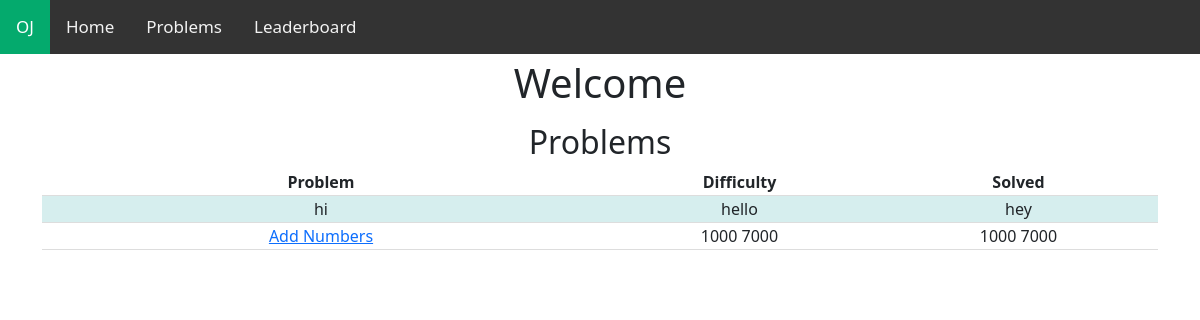
Page /dashboard on the earlier database version.
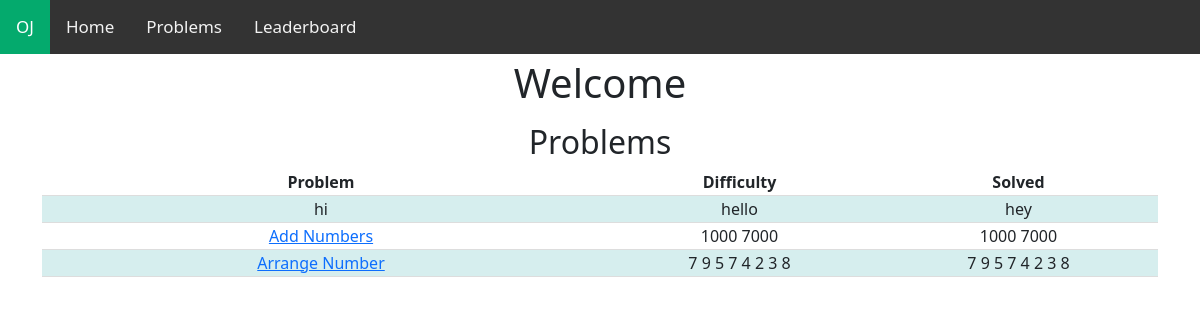
Same page on the later database version.
### ojapp/models.py (models this page shows, shortened)
class Problem(models.Model):
    name=models.CharField(max_length=200)
    problem_statement=models.TextField(max_length=25000)
    constraints=models.CharField(max_length=255)
    code=models.CharField(max_length=255)
    input = models.TextField(max_length=25000,default=1)
    output = models.TextField(max_length=25000,default=1)
    difficult=models.IntegerField(default=1)
    ppoint=models.IntegerField(default=5)

### ojapp/views.py (the view)
# urls.py: path("dashboard",views.dashboard,name="dashboard"),
def dashboard(request):
    problems_list=Problem.objects.all()
    context={'problems_list':problems_list}
    return render(request,'dashboard.html',context)

### templates/dashboard.html (shortened to what this page needs)
{% extends 'base.html' %}
    {% block content %}
    <h1>Welcome {{user.username}}</h1>
    {% if problems_list %}
    <div class="container my-3">
        <h2 class="text-center">Problems</h2>
        <table style="width:100%" >
            <tr>
              <th style="width:50%">Problem</th>
              <th>Difficulty</th>
              <th>Solved</th>
            </tr>
            <td>hi</td>
                <td>hello</td>
                <td>hey</td>
            {% for problem in problems_list %}
            <tr>
                <td><a href="{% url 'problem_detail' problem.id %}">{{problem.name}} </a></td>
                <td>{{problem.input}}</td>
                <td>{{problem.input}}</td>
            </tr>
            {% endfor %}
        </table>
    </div>
    {% else %}
    <p> No Problems available yet </p>
    {% endif %}
{% endblock  %}

### templates/base.html (shortened to what this page needs)
<!DOCTYPE html>
<html lang="en">
<head>
    <link rel="stylesheet" href="https://cdnjs.cloudflare.com/ajax/libs/font-awesome/4.7.0/css/font-awesome.min.css">
    <link href="https://cdn.jsdelivr.net/npm/bootstrap@5.2.0-beta1/dist/css/bootstrap.min.css" rel="stylesheet">
</head>
<body>
    <div class="topnav" id="myTopnav">
        <a class="active">OJ</a>
        <a href="http://127.0.0.1:8000/">Home</a>
        <a href="http://127.0.0.1:8000/dashboard">Problems</a>
        <a href="http://127.0.0.1:8000/leaderboard">Leaderboard</a>
    </div>
    {% block content %}{% endblock %}
</body>
</html>

### templates/base.html (style rules this page uses)
body { text-align: center; }
.topnav { background-color: #333; overflow: hidden; margin-bottom: 5px; }
tr { border-bottom: 1px solid #ddd; }
tr:nth-child(even) { background-color: #D6EEEE; }
.topnav a { float: left; display: block; color: #f2f2f2; text-align: center; padding: 14px 16px; text-decoration: none; font-size: 17px; }
.topnav a.active { background-color: #04AA6D; color: white; }

Differences in the rows shown:
added Problem: name "Arrange Number", input "7 9 5 7 4 2 3 8"
